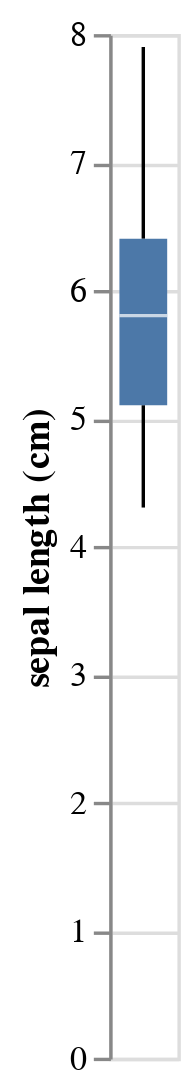

The cell this chart's notebook holds for it:
### Code cell
#altair
boxplot = alt.Chart(df_iris_uni.to_frame()).mark_boxplot().encode(
    alt.Y("sepal length (cm):Q")
)
boxplot
#Altair is more cluttered than matplotlib and seaborn,it becomes useful later on.
#Altair tries to set the zero point on the graph.
#Altair tries to reduce uncertainty.

### Figure 1 — Vega-Lite specification as saved in the notebook (floating-point values rounded to 4 significant figures; data arrays with more than 128 entries replaced by an {"elided": "..."} marker saying what was removed)
{"config": {"view": {"continuousWidth": 400, "continuousHeight": 300}}, "data": {"name": "data-84f96f3a2fdea58da25b3b58a4662690"}, "mark": "boxplot", "encoding": {"y": {"field": "sepal length (cm)", "type": "quantitative"}}, "$schema": "https://vega.github.io/schema/vega-lite/v4.17.0.json", "datasets": {"data-84f96f3a2fdea58da25b3b58a4662690": {"elided": "150 records"}}}
